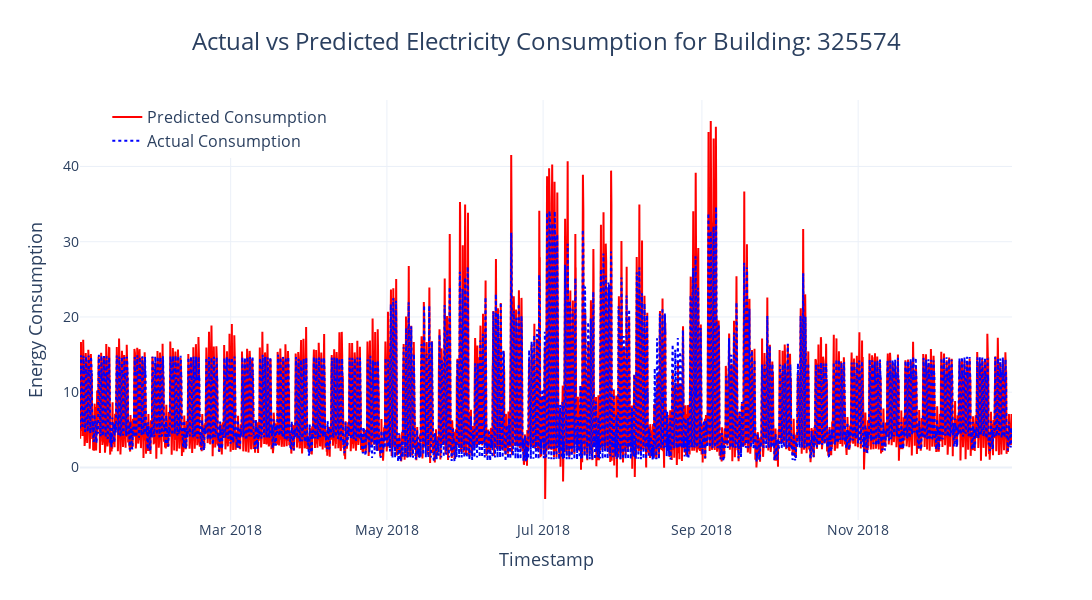

Write notebook code for a chart like this one.
### Code cell
fig = plot_actual_vs_predicted(y_sample, df_prediction_sample, building_id=sample_bldg_id)

### Figure 1 — Plotly figure (JSON) as saved in the notebook; plotly's stock layout.template omitted (floating-point values rounded to 4 significant figures; data arrays with more than 128 entries replaced by an {"elided": "..."} marker saying what was removed)
{"data": [{"line": {"color": "red"}, "mode": "lines", "name": "Predicted Consumption", "type": "scatter", "x": {"elided": "8735 str values"}, "y": {"elided": "8735 float values"}}, {"line": {"color": "blue", "dash": "dot"}, "mode": "lines", "name": "Actual Consumption", "type": "scatter", "x": {"elided": "8735 str values"}, "y": {"elided": "8735 float values"}}], "layout": {"height": 600, "legend": {"font": {"size": 16}, "x": 0.15, "xanchor": "center", "y": 1}, "title": {"font": {"size": 24}, "text": "Actual vs Predicted Electricity Consumption for Building: 325574", "x": 0.5}, "width": 1200, "xaxis": {"autorange": true, "range": ["2018-01-01 04:00", "2018-12-31 02:00"], "tickfont": {"size": 14}, "title": {"font": {"size": 18}, "text": "Timestamp"}, "type": "date"}, "yaxis": {"autorange": true, "range": [-6.989, 48.84], "tickfont": {"size": 14}, "title": {"font": {"size": 18}, "text": "Energy Consumption"}, "type": "linear"}}}
